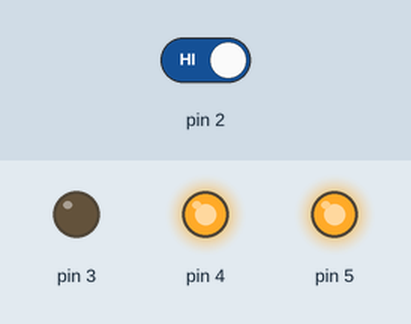
Bench run of a sketch on a simulated Arduino Uno, built with avr-gcc and run on an emulated ATmega328P. Parts: output pins drawn as LEDs (lit = HIGH). Inputs (shaded band) come from the test bench; at power-on: pin 2 HIGH.

Above: at 18.0 s.
18.1 s: pin 2 driven LOW
At 20.5 s:
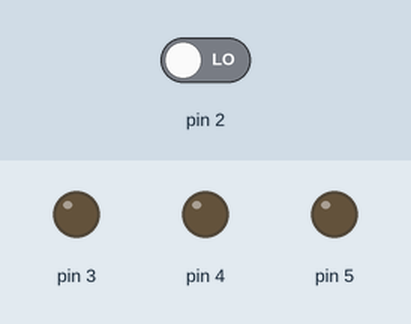
28.1 s: pin 2 driven HIGH
At 29.0 s:
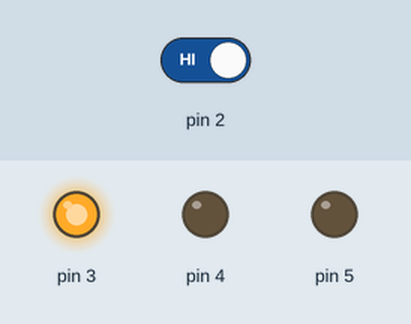
Timing chart, 0 to 44.6 s (numbered marks = the images above; inputs shaded):
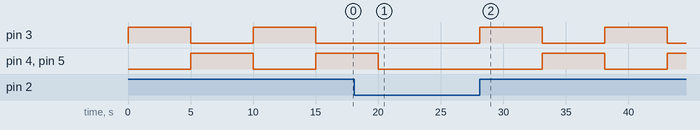

The sketch:

P02_Spaceship_Interface_TIMERMOD.ino
```cpp
int switchState = 0;

void setup() {
  // put your setup code here, to run once:
  pinMode(3,OUTPUT);
  pinMode(4,OUTPUT);
  pinMode(5,OUTPUT);
  pinMode(2,INPUT);
}

void loop() {
  // put your main code here, to run repeatedly:

  //Simple Timer, DailyBot early alpha

  //Read pin 2
  switchState = digitalRead(2);


  //Check return value
  if(switchState == LOW){
    // the button is not pressed
    digitalWrite(3,LOW);    // green LED
    digitalWrite(4,LOW);    // red LED 1
    digitalWrite(5,LOW);    // red LED 2
  }
  else{ // the button is pressed


      // light up green under entire daily meeting
      digitalWrite(3,HIGH);  // green LED
      digitalWrite(4,LOW);  // red LED 1
      digitalWrite(5,LOW); // red LED 2

      // time of meeting, should be 900 000 (15 min)
      delay(5000); // wait for a quarter second

      // toggle the leds when times up
      digitalWrite(3,LOW);  // green LED
      digitalWrite(4,HIGH);  // red LED 1
      digitalWrite(5,HIGH); // red LED 2
      delay(5000); // wait for a quarter second

  }
}
```

Measured:
- after the input at 18.1 s, pin 3: stays LOW (without the input it goes to HIGH after 1.9 s); pin 4, pin 5: goes on until 20.0 s, then stays LOW
- after the input at 28.1 s, pin 3: alternates HIGH for 5.0 s and LOW for 5.0 s, starting at once; pin 4, pin 5: LOW → HIGH after 5.0 s, → LOW 5.0 s later, → HIGH 5.0 s later
- by itself, pin 3: alternates HIGH for 5.0 s and LOW for 5.0 s
